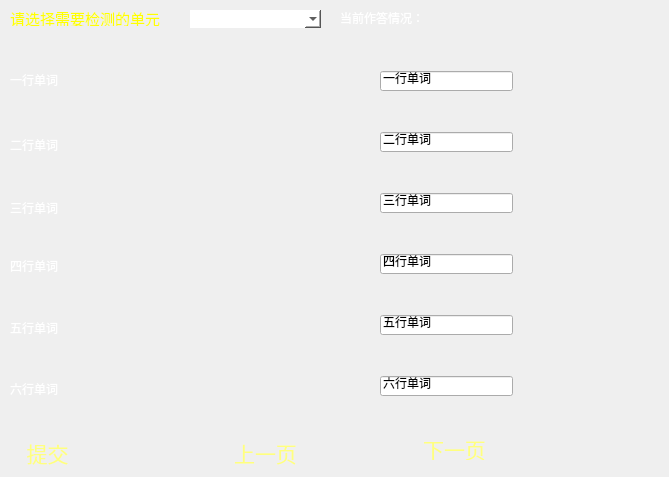
    <widget class="QWidget" name="beidanci">
     <attribute name="icon">
      <iconset resource="img.qrc">
       <normaloff>:/子标/图片文件夹/背单词.png</normaloff>:/子标/图片文件夹/背单词.png</iconset>
     </attribute>
     <attribute name="title">
      <string>背单词</string>
     </attribute>
     <attribute name="toolTip">
      <string>背单词</string>
     </attribute>
     <widget class="QLineEdit" name="yingyuyihang">
      <property name="geometry">
       <rect>
        <x>380</x>
        <y>71</y>
        <width>133</width>
        <height>20</height>
       </rect>
      </property>
      <property name="text">
       <string>一行单词</string>
      </property>
     </widget>
     <widget class="QLabel" name="yihangdanci">
      <property name="geometry">
       <rect>
        <x>10</x>
        <y>65</y>
        <width>270</width>
        <height>30</height>
       </rect>
      </property>
      <property name="font">
       <font>
        <family>楷体</family>
       </font>
      </property>
      <property name="styleSheet">
       <string notr="true">color: rgb(255, 255, 255);</string>
      </property>
      <property name="text">
       <string>一行单词</string>
      </property>
      <property name="wordWrap">
       <bool>true</bool>
      </property>
     </widget>
     <widget class="QLabel" name="xuanzedanyuan">
      <property name="geometry">
       <rect>
        <x>10</x>
        <y>10</y>
        <width>160</width>
        <height>16</height>
       </rect>
      </property>
      <property name="font">
       <font>
        <family>楷体</family>
        <pointsize>11</pointsize>
        <underline>true</underline>
       </font>
      </property>
      <property name="styleSheet">
       <string notr="true">color: rgb(255, 255, 0);</string>
      </property>
      <property name="text">
       <string>请选择需要检测的单元</string>
      </property>
     </widget>
     <widget class="QComboBox" name="EBcomboBox">
      <property name="geometry">
       <rect>
        <x>190</x>
        <y>10</y>
        <width>131</width>
        <height>18</height>
       </rect>
      </property>
      <property name="font">
       <font>
        <family>楷体</family>
       </font>
      </property>
      <property name="mouseTracking">
       <bool>false</bool>
      </property>
      <property name="tabletTracking">
       <bool>false</bool>
      </property>
      <property name="styleSheet">
       <string notr="true">background-color: rgb(255, 255, 255);
border-radius:10px</string>
      </property>
      <property name="currentText">
       <string/>
      </property>
     </widget>
     <widget class="QLabel" name="EBdangqian_zuoda">
      <property name="geometry">
       <rect>
        <x>340</x>
        <y>10</y>
        <width>320</width>
        <height>16</height>
       </rect>
      </property>
      <property name="font">
       <font>
        <family>楷体</family>
       </font>
      </property>
      <property name="styleSheet">
       <string notr="true">color: rgb(255, 255, 255);</string>
      </property>
      <property name="text">
       <string>当前作答情况：</string>
      </property>
     </widget>
     <widget class="QLabel" name="erhangdanci">
      <property name="geometry">
       <rect>
        <x>10</x>
        <y>130</y>
        <width>270</width>
        <height>30</height>
       </rect>
      </property>
      <property name="font">
       <font>
        <family>楷体</family>
       </font>
      </property>
      <property name="styleSheet">
       <string notr="true">color: rgb(255, 255, 255);</string>
      </property>
      <property name="text">
       <string>二行单词</string>
      </property>
      <property name="wordWrap">
       <bool>true</bool>
      </property>
     </widget>
     <widget class="QLineEdit" name="yingyuerhang">
      <property name="geometry">
       <rect>
        <x>380</x>
        <y>132</y>
        <width>133</width>
        <height>20</height>
       </rect>
      </property>
      <property name="text">
       <string>二行单词</string>
      </property>
     </widget>
     <widget class="QLabel" name="sanhangdanci">
      <property name="geometry">
       <rect>
        <x>10</x>
        <y>193</y>
        <width>270</width>
        <height>30</height>
       </rect>
      </property>
      <property name="font">
       <font>
        <family>楷体</family>
       </font>
      </property>
      <property name="styleSheet">
       <string notr="true">color: rgb(255, 255, 255);</string>
      </property>
      <property name="text">
       <string>三行单词</string>
      </property>
      <property name="wordWrap">
       <bool>true</bool>
      </property>
     </widget>
     <widget class="QLineEdit" name="yingyusanhang">
      <property name="geometry">
       <rect>
        <x>380</x>
        <y>193</y>
        <width>133</width>
        <height>20</height>
       </rect>
      </property>
      <property name="text">
       <string>三行单词</string>
      </property>
     </widget>
     <widget class="QLabel" name="sihangdanci">
      <property name="geometry">
       <rect>
        <x>10</x>
        <y>251</y>
        <width>270</width>
        <height>30</height>
       </rect>
      </property>
      <property name="font">
       <font>
        <family>楷体</family>
       </font>
      </property>
      <property name="styleSheet">
       <string notr="true">color: rgb(255, 255, 255);</string>
      </property>
      <property name="text">
       <string>四行单词</string>
      </property>
      <property name="wordWrap">
       <bool>true</bool>
      </property>
     </widget>
     <widget class="QLineEdit" name="yingyusihang">
      <property name="geometry">
       <rect>
        <x>380</x>
        <y>254</y>
        <width>133</width>
        <height>20</height>
       </rect>
      </property>
      <property name="text">
       <string>四行单词</string>
      </property>
     </widget>
     <widget class="QLabel" name="wuhangdanci">
      <property name="geometry">
       <rect>
        <x>10</x>
        <y>313</y>
        <width>270</width>
        <height>30</height>
       </rect>
      </property>
      <property name="font">
       <font>
        <family>楷体</family>
       </font>
      </property>
      <property name="styleSheet">
       <string notr="true">color: rgb(255, 255, 255);</string>
      </property>
      <property name="text">
       <string>五行单词</string>
      </property>
      <property name="wordWrap">
       <bool>true</bool>
      </property>
     </widget>
     <widget class="QLineEdit" name="yingyuwuhang">
      <property name="geometry">
       <rect>
        <x>380</x>
        <y>315</y>
        <width>133</width>
        <height>20</height>
       </rect>
      </property>
      <property name="text">
       <string>五行单词</string>
      </property>
     </widget>
     <widget class="QLabel" name="liuhangdanci">
      <property name="geometry">
       <rect>
        <x>10</x>
        <y>374</y>
        <width>270</width>
        <height>30</height>
       </rect>
      </property>
      <property name="font">
       <font>
        <family>楷体</family>
       </font>
      </property>
      <property name="styleSheet">
       <string notr="true">color: rgb(255, 255, 255);</string>
      </property>
      <property name="text">
       <string>六行单词</string>
      </property>
      <property name="wordWrap">
       <bool>true</bool>
      </property>
     </widget>
     <widget class="QLineEdit" name="yingyuliuhang">
      <property name="geometry">
       <rect>
        <x>380</x>
        <y>376</y>
        <width>133</width>
        <height>20</height>
       </rect>
      </property>
      <property name="text">
       <string>六行单词</string>
      </property>
     </widget>
     <widget class="QPushButton" name="EBtijiao">
      <property name="geometry">
       <rect>
        <x>10</x>
        <y>437</y>
        <width>75</width>
        <height>31</height>
       </rect>
      </property>
      <property name="font">
       <font>
        <family>楷体</family>
        <pointsize>16</pointsize>
       </font>
      </property>
      <property name="toolTip">
       <string>Alt+Enter</string>
      </property>
      <property name="styleSheet">
       <string notr="true">QPushButton{color: rgb(255, 255, 127)}
QPushButton:pressed{padding-top:5px;padding-left:5px;border-radius:10px;color: rgb(255, 0, 0);
}
</string>
      </property>
      <property name="text">
       <string>提交</string>
      </property>
      <property name="icon">
       <iconset resource="img.qrc">
        <normaloff>:/标志/图片文件夹/提交.png</normaloff>:/标志/图片文件夹/提交.png</iconset>
      </property>
      <property name="shortcut">
       <string>Alt+Return</string>
      </property>
      <property name="flat">
       <bool>true</bool>
      </property>
     </widget>
     <widget class="QPushButton" name="shangyiye">
      <property name="geometry">
       <rect>
        <x>220</x>
        <y>437</y>
        <width>91</width>
        <height>31</height>
       </rect>
      </property>
      <property name="font">
       <font>
        <family>楷体</family>
        <pointsize>16</pointsize>
       </font>
      </property>
      <property name="toolTip">
       <string>Alt+左</string>
      </property>
      <property name="styleSheet">
       <string notr="true">QPushButton{color: rgb(255, 255, 127)}
QPushButton:pressed{padding-top:5px;padding-left:5px;border-radius:10px;color: rgb(255, 0, 0);
}
</string>
      </property>
      <property name="text">
       <string>上一页</string>
      </property>
      <property name="icon">
       <iconset resource="img.qrc">
        <normaloff>:/标志/图片文件夹/上一页.png</normaloff>:/标志/图片文件夹/上一页.png</iconset>
      </property>
      <property name="shortcut">
       <string>Alt+Left</string>
      </property>
      <property name="flat">
       <bool>true</bool>
      </property>
     </widget>
     <widget class="QPushButton" name="xiayiye">
      <property name="geometry">
       <rect>
        <x>404</x>
        <y>437</y>
        <width>101</width>
        <height>24</height>
       </rect>
      </property>
      <property name="font">
       <font>
        <family>楷体</family>
        <pointsize>16</pointsize>
       </font>
      </property>
      <property name="toolTip">
       <string>Alt+右</string>
      </property>
      <property name="styleSheet">
       <string notr="true">QPushButton{color: rgb(255, 255, 127)}
QPushButton:pressed{padding-top:5px;padding-left:5px;border-radius:10px;color: rgb(255, 0, 0);
}
</string>
      </property>
      <property name="text">
       <string>下一页</string>
      </property>
      <property name="icon">
       <iconset resource="img.qrc">
        <normaloff>:/标志/图片文件夹/下一页.png</normaloff>:/标志/图片文件夹/下一页.png</iconset>
      </property>
      <property name="shortcut">
       <string>Alt+Right</string>
      </property>
      <property name="flat">
       <bool>true</bool>
      </property>
     </widget>
    </widget>
